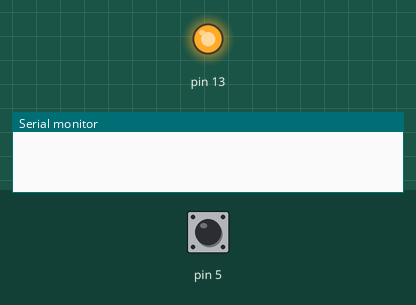
Bench run of a sketch on a simulated Arduino Uno, built with avr-gcc and run on an emulated ATmega328P. Parts: output pins drawn as LEDs (lit = HIGH), the last lines printed to the serial monitor. Inputs (shaded band) come from the test bench; at power-on: pin 5 HIGH. Random numbers use the default seed unless the sketch sets one.

Above: at 2.6 s.
2.7 s: pin 5 pulled LOW for 0.15 s
At 3.7 s:
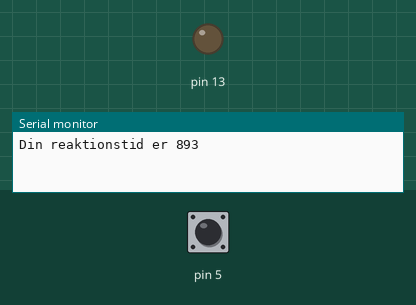
Timing chart, 0 to 8.4 s (numbered marks = the images above; inputs shaded):
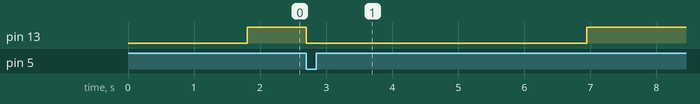

Measured:
- after the input at 2.7 s, pin 13: HIGH → LOW at once, → HIGH 4.2 s later

The sketch:

Reaktionstids_test_arduino_3_deltagere_med_structs.ino
```cpp
int reaktionstid[5];
struct deltagere{
  char navn;
  int reaktionstid[5]; //array er på fem da jeg vurderer 5 målinger er nok.
  float middelreaktid;
};

struct deltagere antal[3]; // antal deltagere i reaktionstesten

unsigned long startTid, stopTid; // tidsindikatorer for reaktionstiden
void setup() {

  Serial.begin(115200);  // 9600

  pinMode(13, OUTPUT);

  pinMode(5, INPUT_PULLUP);

}
int maalReaktionsTid()
{
  int r;
  r=random(100,300);
  Serial.print("debug"); Serial.println(r);
  delay(r);// kun til test
  return (r);
}
float beregnmiddel(int databaseindex)
{

}

void loop() {


for (int i = 0; i < 5; i++) {

  //hvad er klokken ved start

  delay(random(1000,5000));

  startTid = millis();

  digitalWrite(13, HIGH);

  while ( digitalRead(5) == HIGH ) {

  }

  stopTid = millis();

  digitalWrite(13,LOW);

  reaktionstid[i] = stopTid - startTid;

  Serial.print("Din reaktionstid er ");

  Serial.println(stopTid - startTid);

}

  //beregn gennemsnit

  int middel = 0;

  for(int i = 0; i < 5; i++){

    middel = middel + reaktionstid[i];

  }

  Serial.print("Din gennemsnits reaktions tid er ");

  Serial.println(middel/5);

  Serial.println("Ny omgang");

  delay(10000);
} 
```
